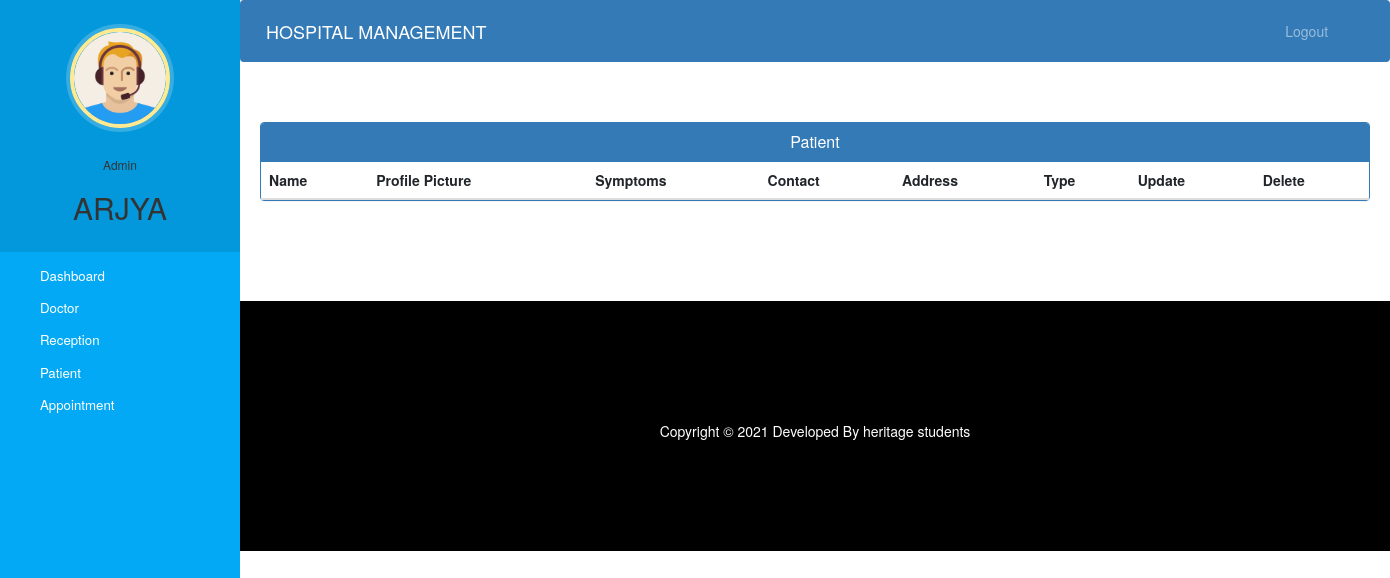
The page /admin-view-patient (signed in) on the database as committed earlier.
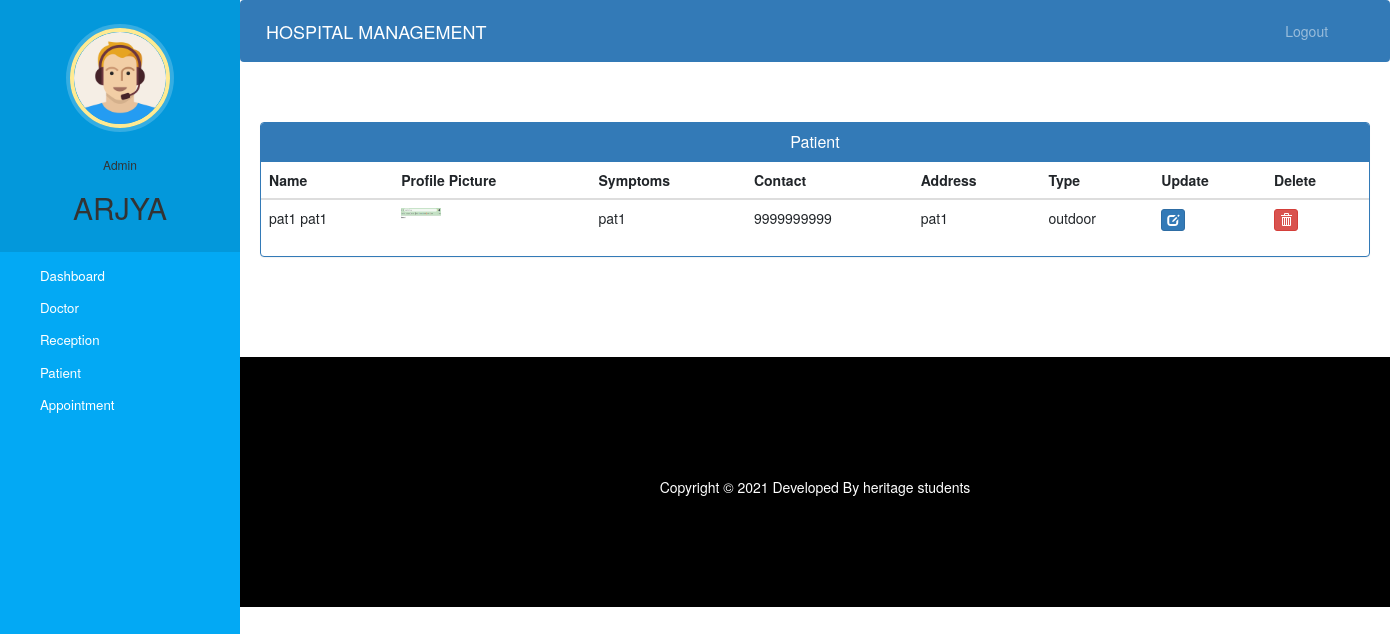
The same page on the database as committed later.
### hospital/models.py (models this page shows, shortened)
class Patient(models.Model):
    user=models.OneToOneField(User,on_delete=models.CASCADE)
    profile_pic= models.ImageField(upload_to='profile_pic/PatientProfilePic/',null=True,blank=True)
    address = models.CharField(max_length=40)
    mobile = models.CharField(max_length=20,null=False)
    symptoms = models.CharField(max_length=100,null=False)
    assignedDoctorId = models.PositiveIntegerField(null=True)
    admitDate=models.DateField(auto_now=True)
    status=models.BooleanField(default=False)
    patienttype=models.CharField(max_length=20,choices=types,default='indoor')
    @property
    def get_name(self):
        return self.user.first_name+" "+self.user.last_name

### hospital/views.py (the view)
# urls.py: path('admin-view-patient', views.admin_view_patient_view,name='admin-view-patient'),
@login_required(login_url='adminlogin')
@user_passes_test(is_admin)
def admin_view_patient_view(request):
    patients=models.Patient.objects.all().filter(status=True)
    return render(request,'hospital/admin_view_patient.html',{'patients':patients})

### hospital/views.py (called while the page is built)
def is_admin(user):
    return user.groups.filter(name='ADMIN').exists()

### templates/hospital/admin_view_patient.html (shortened to what this page needs)
{% extends 'hospital/admin_base.html' %}
{% block content %}
{%load static%}
<head>
  <link href="//netdna.bootstrapcdn.com/bootstrap/3.0.0/css/bootstrap.min.css" rel="stylesheet" id="bootstrap-css">
</head>
<div class="container">
  <div class="panel panel-primary">
    <div class="panel-heading">
      <h6 class="panel-title">Patient</h6>
    </div>
    <table class="table table-hover" id="dev-table">
      <thead>
        <tr>
          <th>Name</th>
          <th>Profile Picture</th>
          <th>Symptoms</th>
          <th>Contact</th>
          <th>Address</th>
          <th>Type</th>
          <th>Update</th>
          <th>Delete</th>
        </tr>
      </thead>
      {% for p in patients %}
      <tr>
        <td> {{p.get_name}}</td>
        <td> <img src="{% static p.profile_pic.url %}" alt="Profile Pic" height="40px" width="40px" /></td>
        <td>{{p.symptoms}}</td>
        <td>{{p.mobile}}</td>
        <td>{{p.address}}</td>
        <td>{{p.patienttype}}</td>
        <td><a class="btn btn-primary btn-xs" href="{% url 'update-patient' p.id  %}"><span class="glyphicon glyphicon-edit"></span></a></td>
        <td><a class="btn btn-danger btn-xs" href="{% url 'delete-patient-from-hospital' p.id  %}"><span class="glyphicon glyphicon-trash"></span></a></td>
      </tr>
      {% endfor %}
    </table>
  </div>
</div>
{% endblock content %}

### templates/hospital/admin_base.html (shortened to what this page needs)
<!DOCTYPE html>
{% load static %}
<html lang="en">
<head>
  <link rel="stylesheet" href="https://stackpath.bootstrapcdn.com/bootstrap/4.3.1/css/bootstrap.min.css">
  <link rel="stylesheet" href="https://maxcdn.bootstrapcdn.com/font-awesome/4.7.0/css/font-awesome.min.css">
  <link rel="stylesheet" href="{% static '/style.css' %}">
</head>
<body>
  <nav class="menu" tabindex="0">
    <header class="avatar">
      <img src="{% static "images/adminpropic.png" %}" />
      <br><br>
      <h6>Admin</h6>
      <h2>{{request.user.first_name}}</h2>
    </header>
    <ul>
      <li tabindex="0" class="icon-dashboard"> <a style="color:white; text-decoration:none;" href="/admin-dashboard"><span>Dashboard</span></a> </li>
      <li tabindex="0" class="icon-customers"> <a style="color:white; text-decoration:none;" href="/admin-doctor"><span>Doctor</span></a></li>
      <li tabindex="0" class="icon-reception"> <a style="color:white;text-decoration: none;" href="/admin-reception"><span>Reception</span></a></li>
      <li tabindex="0" class="icon-users"> <a style="color:white; text-decoration:none;" href="/admin-patient"><span>Patient</span></a></li>
      <li tabindex="0" class="icon-calendar"> <a style="color:white; text-decoration:none;" href="/admin-appointment"><span>Appointment</span></a></li>
    </ul>
  </nav>
  <main>
    <div class="bs-example">
      <nav class="navbar navbar-expand-md  navbar-dark fixed-top" style="background:#337AB7;">
        <a href="/admin-dashboard" class="navbar-brand">HOSPITAL MANAGEMENT</a>
        <div class="collapse navbar-collapse justify-content-between" id="navbarCollapse">
          <div class="navbar-nav" style=" margin-left: 90%;">
            <a href="/logout" class="nav-item nav-link">Logout</a>
          </div>
        </div>
      </nav>
    </div>
    <br><br>
    {% block content %}
    {% endblock content %}
    <br><br><br><br>
    <footer>
      <br>
      <div class="container">
        <div class="row">
          <div class="col-md-12 col-sm-12">
            <div style="color:#ffffff;" class="wow fadeInUp footer-copyright">
              <p>
                Copyright &copy; 2021 Developed By heritage students </p>
            </div>
          </div>
        </div>
      </div>
    </footer>
  </main>
</body>
</html>

### static/style.css (style rules this page uses)
body { padding-left: 240px; }
main { position: relative; height: 100vh; }
.menu { background: #5bc995; height: 100vh; width: 240px; position: fixed; top: 0px; left: 0; z-index: 5; outline: none; }
.menu .avatar { background: rgba(0, 0, 0, 0.1); padding: 2em 0.5em; text-align: center; }
.menu .avatar img { width: 100px; border-radius: 50%; overflow: hidden; border: 4px solid #ffea92; box-shadow: 0 0 0 4px rgba(255, 255, 255, 0.2); }
.menu .avatar h2 { font-weight: normal; margin-bottom: 0; }
.menu ul { list-style: none; padding: 0.5em 0; margin: 0; }
.menu ul li { padding: 0.5em 1em 0.5em 3em; font-size: 0.95em; font-weight: regular; background-repeat: no-repeat; background-position: left 15px center; background-size: auto 20px; transition: all 0.15s linear; cursor: pointer; }
.menu ul li.icon-dashboard { background-image: url("http://www.entypo.com/images//gauge.svg"); }
.menu ul li.icon-customers { background-image: url("http://www.entypo.com/images//briefcase.svg"); }
.menu ul li.icon-users { background-image: url("http://www.entypo.com/images//users.svg"); }
.menu ul li.icon-calendar { background-image: url("http://www.entypo.com/images//calendar.svg"); }

### templates/hospital/admin_base.html (style rules this page uses)
a:link { text-decoration: none; }
a { color: white; }
footer { padding: 0px 0px 0px 0px; background-color: black; margin: 0px; }
p { text-align: center; }
body { padding-left: 240px; }
main { position: relative; height: 100vh; }
.menu { background: #03a9f4; height: 100vh; width: 240px; position: fixed; top: 0px; left: 0; z-index: 5; outline: none; }
.menu .avatar { background: rgba(0, 0, 0, 0.1); padding: 2em 0.5em; text-align: center; }
.menu .avatar img { width: 100px; border-radius: 50%; overflow: hidden; border: 4px solid #ffea92; box-shadow: 0 0 0 4px rgba(255, 255, 255, 0.2); }
.menu .avatar h2 { font-weight: normal; margin-bottom: 0; }
.menu ul { list-style: none; padding: 0.5em 0; margin: 0; }
.menu ul li { padding: 0.5em 1em 0.5em 3em; font-size: 0.95em; font-weight: regular; background-repeat: no-repeat; background-position: left 15px center; background-size: auto 20px; transition: all 0.15s linear; cursor: pointer; }
.menu ul li.icon-dashboard { background-image: url("http://www.entypo.com/images//gauge.svg"); }
.menu ul li.icon-customers { background-image: url("http://www.entypo.com/images//briefcase.svg"); }
.menu ul li.icon-users { background-image: url("http://www.entypo.com/images//users.svg"); }
.menu ul li.icon-calendar { background-image: url("http://www.entypo.com/images//calendar.svg"); }
.menu ul li.icon-reception { background-image: url("http://www.entypo.com/images/info-with-circle.svg"); }

### templates/hospital/admin_view_patient.html (style rules this page uses)
a:link { text-decoration: none; }
h6 { text-align: center; }
.row { margin: 100px; }

Rows that differ between the two databases and show on the page:
added Patient: get_name "pat1 pat1", profile_pic (picture), symptoms "pat1", mobile "9999999999", address "pat1", patienttype "outdoor"
